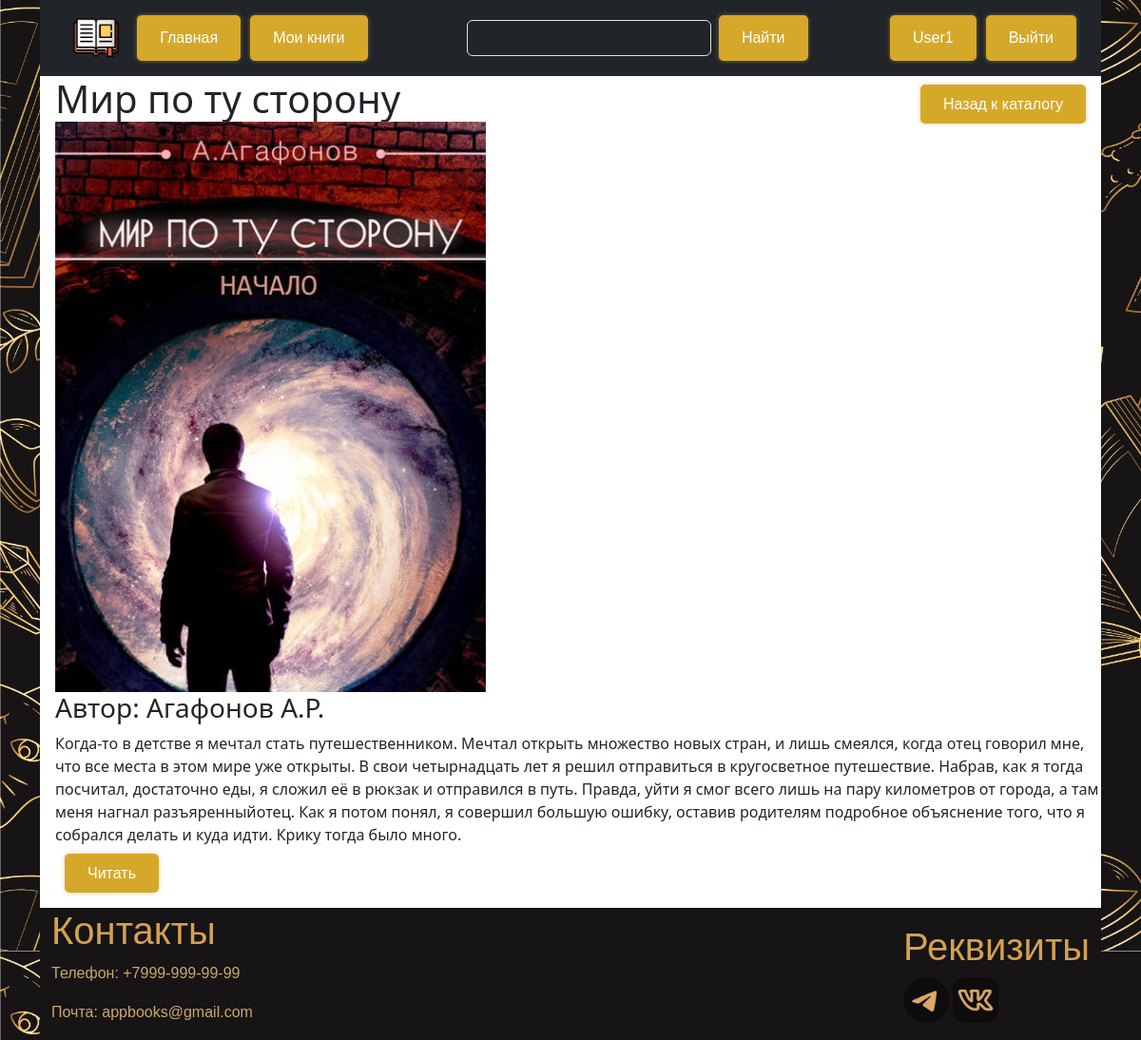
The app's page /book/1 (signed in) with its own data.
### BooksApp.py (models this page shows)
class Authorization(db.Model):
    id = db.Column(db.Integer, primary_key = True)
    Name = db.Column(db.String(100), nullable = False)
    Password = db.Column(db.String(100), nullable = False)
    Rank = db.Column(db.String(100), nullable = False)

class Books(db.Model):
    id = db.Column(db.Integer, primary_key = True)
    Title = db.Column(db.String(100), nullable = False)
    Cover = db.Column(db.String(100), nullable = False)
    Author = db.Column(db.String(100), nullable = False)
    About = db.Column(db.Text, nullable = False)
    File_path = db.Column(db.String(100), nullable = False)

### BooksApp.py (the view)
@app.route('/book/<int:id>')
def book_detail(id):
    book = Books.query.get_or_404(id)
    cover_path = book.Cover
    cover_url= url_for('static', filename=cover_path)
    username = session.get('username')
    if 'username' not in session:
        return render_template('Book.html', book=book, cover_url = cover_url)
    else:
        user = Authorization.query.filter_by(Name=username).first()
        admin=False
        if user.Rank == 'Admin':
            admin=True
        return render_template('Book.html', book=book, cover_url = cover_url, username=username, admin=admin)

### templates/Book.html (shortened to what this page needs)
{% extends 'base.html' %}
{% block body %}
<div class="header_book ms-3">
    <h1 class="title_book">{{ book.Title }}</h1>
    <div class="text-end me-2"style="margin-top: 10px;">
        <a href="/Main" class="button-custom me-2">Назад к каталогу</a>
    </div>
</div>
 <div class="item ms-3">
     <img class = "cover__img" src="{{cover_url}}">
    <h3>Автор: {{ book.Author }}</h3>
    <p>{{ book.About }}</p>
    <a href="{{ url_for('read_book', book_id=book.id) }}" class="button-custom me-2">Читать</a><br>
 </div>
<footer class="text text-white mt-4">
  <div class="container">
    <div class="about-us d-flex flex-wrap align-items-center justify-content-between">
      <div>
        <h1>Контакты</h1>
        <p>Телефон: +7999-999-99-99</p>
        <p>Почта: appbooks@gmail.com</p>
      </div>
      <div>
        <h1>Реквизиты</h1>
        <a href="/Main"><img class="header__img" src="{{ url_for('static', filename='image/telegram_theme.png') }}" alt="Телеграм"></a>
        <a href="/Main"><img class="header__img" src="{{ url_for('static', filename='image/vk_theme.png') }}" alt="ВК"></a>
      </div>
    </div>
  </div>
</footer>
{% endblock %}

### templates/base.html (shortened to what this page needs)
<!DOCTYPE html>
<html lang="en">
<head>
    <link href="https://cdn.jsdelivr.net/npm/bootstrap@5.3.5/dist/css/bootstrap.min.css" rel="stylesheet">
    <link rel="stylesheet" href="{{url_for('static', filename='css/main.css')}}">
</head>
<body>
    <div class="container">
        <header class="p-3 text-bg-dark">
          <div class="d-flex flex-wrap align-items-center justify-content-between">
            <a href="/" class="d-flex align-items-center mb-2 mb-lg-0 text-white text-decoration-none">
                <img class="header__img" src="{{ url_for('static', filename='image/LogoD.png') }}" alt="Logo">
            </a>
            <ul class="nav col-12 col-lg-auto me-lg-auto mb-2 justify-content-center mb-md-0">
                <li><a href="{{ url_for('Main') }}" class="link-custom">Главная</a></li>
                {% if 'username' in session: %}
                  {% if admin %}
                    <li><a href="{{url_for('AddBooks')}}" class="link-custom">Добавить книгу</a></li>
                  {% else %}
                    <li><a href="{{url_for('Bookmarks')}}" class="link-custom">Мои книги</a></li>
                  {%endif%}
                {%endif%}
            </ul>
            <form role="search" id="searchForm" action="{{ url_for('search_books') }}" method="get" class="d-flex align-items-center">
                <input type="search" name="title" class="form-control form-control-dark text-bg-dark ms-2" placeholder="Поиск" required>
                <button type="submit" class="button-custom ms-2">Найти</button>
            </form>
            {% if 'username' not in session: %}
            <div class="ms-auto">
              <ul class="nav col-12 col-lg-auto me-lg-auto mb-2 justify-content-end mb-md-0">
                  <li><button id="Login" type="button" class="button-custom">Войти</button></li>
                  <li><button id="Reg" type="button" class="button-custom">Зарегистрироваться</button></li>
              </ul>
            </div>
            {%else%}
            <div class="ms-auto">
              <ul class="nav col-12 col-lg-auto me-lg-auto mb-2 justify-content-end mb-md-0">
                  <li><a class="link-custom">{{username}}</a></li>
                  <li><a href="{{url_for('logout')}}" class="link-custom">Выйти</a></li>
              </ul>
            {%endif%}
        </div>
        </header>
        <div class="container2">
          {% block body %}{% endblock%}
        </div>
    </div>
</body>
</html>

### static/css/main.css (style rules this page uses)
body { background-color: rgb(255, 255, 255); margin: 0; padding: 0; height: 100vh; background-image: url(/static/image/background.jpg); background-size: cover; background-position: center; background-repeat: repeat; }
.container2 { background-color: white; }
.header__img { height: 48px; }
.cover__img { max-width: 50%; height: auto; }
.header_book { display: flex; justify-content: space-between; align-items: center; }
.title_book { margin: 0; }
.button-custom { background-color: #d6a82a; color: white; font-family: 'Arial', sans-serif; padding: 12px 24px; text-align: center; text-decoration: none; border: none; border-radius: 5px; font-size: 16px; cursor: pointer; transition: background-color 0.3s, transform 0.3s, box-shadow 0.3s; box-shadow: 0 0 5px rgba(195, 167, 77, 0.5); margin-left: 10px; }
.link-custom { display: inline-block; background-color: #d6a82a; color: white; font-family: 'Arial', sans-serif; padding: 12px 24px; text-align: center; text-decoration: none; border-radius: 5px; font-size: 16px; cursor: pointer; transition: background-color 0.3s, transform 0.3s, box-shadow 0.3s; box-shadow: 0 0 5px rgba(195, 167, 77, 0.5); margin-right: 10px; }
footer { background-color: #161415; }
.about-us { font-family: 'Arial', sans-serif; line-height: 1.6; color: #cba76c; background-color: #161415; }
.about-us h1 { color: #d3a151; }

### records on screen
Authorization: Name "User1"
Books: Title "Мир по ту сторону", Author "Агафонов А.Р.", About "Когда-то в детстве я мечтал стать путешественником. Мечтал открыть множество новых стран, и лишь смеялся, когда отец говорил мне, что все места в этом мире уже открыты. В свои четырнадцать лет я решил отправиться в кругосветное путешествие. Набрав, как я тогда посчитал, достаточно еды, я сложил её в рюкзак и отправился в путь. Правда, уйти я смог всего лишь на пару километров от города, а там меня нагнал разъяренныйотец. Как я потом понял, я совершил большую ошибку, оставив родителям подробное объяснение того, что я собрался делать и куда идти. Крику тогда было много."
